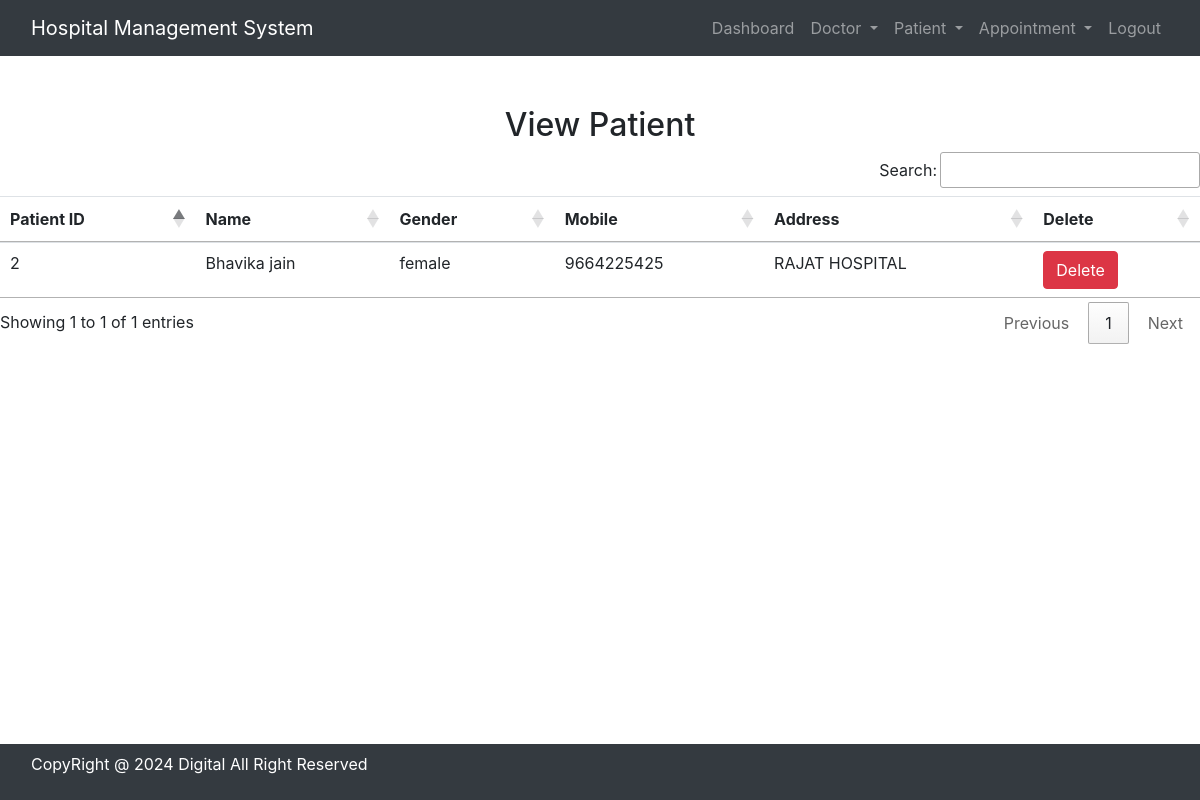
Page /view_patient/ (signed in) on the committed database.
### hospital/models.py (models this page shows)
class Patient(models.Model):
    name = models.CharField(max_length = 50)
    gender = models.CharField(max_length= 20)
    mobile = models.IntegerField(null =True)
    address = models.TextField()

### hospital/views.py (the view)
# urls.py: path('view_patient/', View_Patient, name= 'view_patient' ),
def View_Patient(request):
    if not request.user.is_staff:
        return redirect('login')
    doc = Patient.objects.all()
    d = {'doc' : doc}
    return render(request, 'view_patient.html', d)

### hospital/templates/view_patient.html
{% include 'base.html' %}
{% load static %}
{% include 'navigation.html' %}
<div>
    <h2 style="text-align: center; margin-top: 50px;">View Patient</h2>
        <table id="example" class="table table-hover" style="margin-top: 30px; text-align: justify;">
            <thead>
                <tr>
                    <th>Patient ID</th>
                    <th>Name </th>
                    <th>Gender</th>
                    <th>Mobile</th>
                    <th>Address</th>
                    <th>Delete</th>
                </tr>
            </thead>
            <tbody>
                {% for i in doc %}
                <tr>
                    <td>{{i.id}}</td>
                    <td>{{i.name}}</td>
                    <td>{{i.gender}}</td>
                    <td>{{i.mobile}}</td>
                    <td>{{i.address}}</td>
                    <td><a href="{% url 'delete_patient' i.id %}"
                        onclick="return confirm('Are you sure you want to delete?')"
                        class="btn btn-danger">Delete</a>
                    </a></td>
                </tr>
                {% endfor %}
            </tbody>
        </table>
</div>
{% include 'footer.html' %}

### rows in the picture
Patient: id "2", name "Bhavika jain", gender "female", mobile "9664225425", address "RAJAT HOSPITAL"
